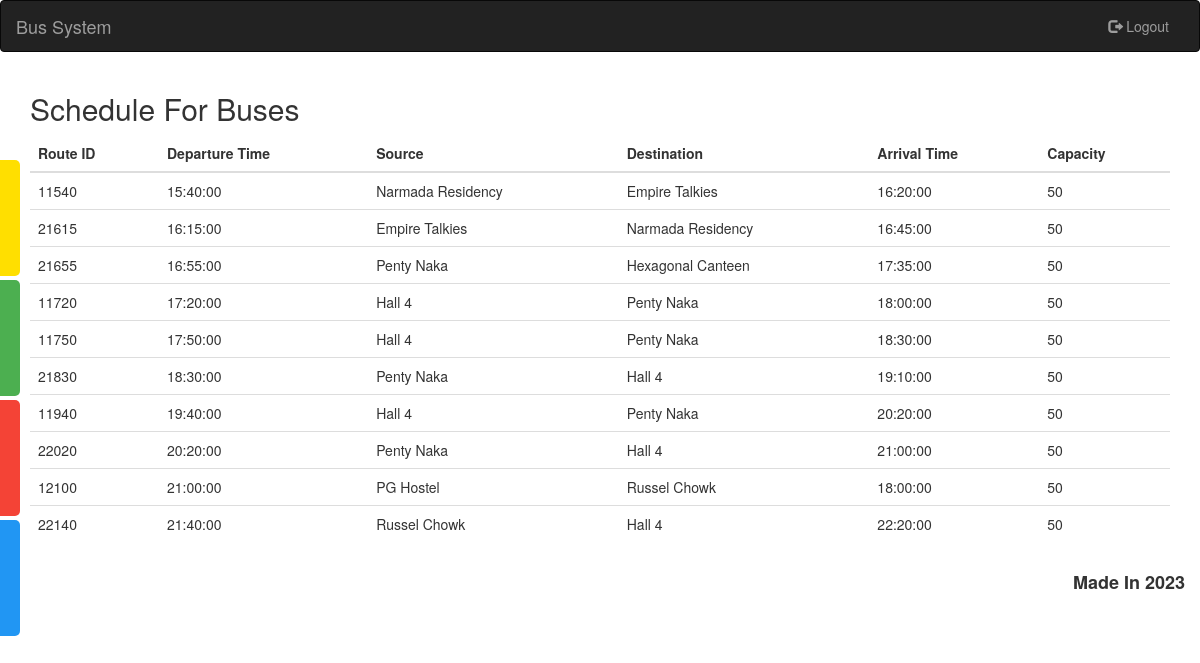
The app's page /View/schedule.php (signed in) with its own data.
### tables this page shows
CREATE TABLE `routes` (
  `RID` int(11) NOT NULL,
  `STime` time DEFAULT NULL,
  `DTime` time DEFAULT NULL,
  `Src` varchar(20) DEFAULT NULL,
  `Dst` varchar(20) DEFAULT NULL,
  `Capacity` int(11) DEFAULT NULL
);

### View/schedule.php (the view, shortened to what this page needs)
<!DOCTYPE html>
<html lang="en">
  <?php
    require_once '../Dao/Connection.php';
    require_once 'header.php';
  ?>
<body>
	<?php require 'navbar.php';?>
  <div id="mySidenav" class="sidenav">
  <a href="../View/dashboard.php" id="dashboard">Go Home<span class="glyphicon glyphicon-home"></span></a>
	<a href="cancelTicket.php" id="cancel">Cancel Tickets<span class="glyphicon glyphicon-remove-circle"></span></a>
  <a href="bookTicket.php" id="view">Book Tickets<span class="glyphicon glyphicon-send"></span></a>
  <a href="../View/profile.php" id="profile">Your Profile<span class="glyphicon glyphicon-user"></span></a>
</div>
  <div class="container">
    <h2>Schedule For Buses</h2>
    <table class="table table-hover">
          <thead>
            <tr>
              <th>Route ID</th>
              <th>Departure Time</th>
              <th>Source</th>
              <th>Destination</th>
              <th>Arrival Time</th>
              <th>Capacity</th>
            </tr>
          </thead>
          <tbody>
          <?php
            $sql1 = "SELECT * FROM busbooking.routes ORDER BY STime ASC;";
            $result1 = $conn->query($sql1);
            while($row = $result1->fetch_assoc()) {
				        echo '<tr>
						        <td>'.$row["RID"].'</td>
						        <td>'.$row["STime"].'</td>
						        <td>'.$row["Src"].'</td>
						        <td>'.$row["Dst"].'</td>
						        <td>'.$row["DTime"].'</td>
										<td>'.$row["Capacity"].'</td>
						      </tr>';
				    }
          ?>
          </tbody>
      </table>
    </div>
    <?php require_once 'footer.php' ?>
</body>

### passenger/css/sidebar.css (style rules this page uses)
#mySidenav a { position: absolute; left: -80px; transition: 0.3s; padding: 15px; width: 100px; text-decoration: none; font-size: 20px; color: white; border-radius: 0 5px 5px 0; }
#dashboard { top: 160px; background-color: #FFDF00; }
#view { top: 280px; background-color: #4CAF50; }
#cancel { top: 400px; background-color: #f44336; }
#profile { top: 520px; background-color: #2196F3; }

### records on screen
routes: RID "11540", STime "15:40:00", Src "Narmada Residency", Dst "Empire Talkies", DTime "16:20:00", Capacity "50"
routes: RID "21615", STime "16:15:00", Src "Empire Talkies", Dst "Narmada Residency", DTime "16:45:00", Capacity "50"
routes: RID "21655", STime "16:55:00", Src "Penty Naka", Dst "Hexagonal Canteen", DTime "17:35:00", Capacity "50"
routes: RID "11720", STime "17:20:00", Src "Hall 4", Dst "Penty Naka", DTime "18:00:00", Capacity "50"
routes: RID "11750", STime "17:50:00", Src "Hall 4", Dst "Penty Naka", DTime "18:30:00", Capacity "50"
routes: RID "21830", STime "18:30:00", Src "Penty Naka", Dst "Hall 4", DTime "19:10:00", Capacity "50"
routes: RID "11940", STime "19:40:00", Src "Hall 4", Dst "Penty Naka", DTime "20:20:00", Capacity "50"
routes: RID "22020", STime "20:20:00", Src "Penty Naka", Dst "Hall 4", DTime "21:00:00", Capacity "50"
routes: RID "12100", STime "21:00:00", Src "PG Hostel", Dst "Russel Chowk", DTime "18:00:00", Capacity "50"
routes: RID "22140", STime "21:40:00", Src "Russel Chowk", Dst "Hall 4", DTime "22:20:00", Capacity "50"
